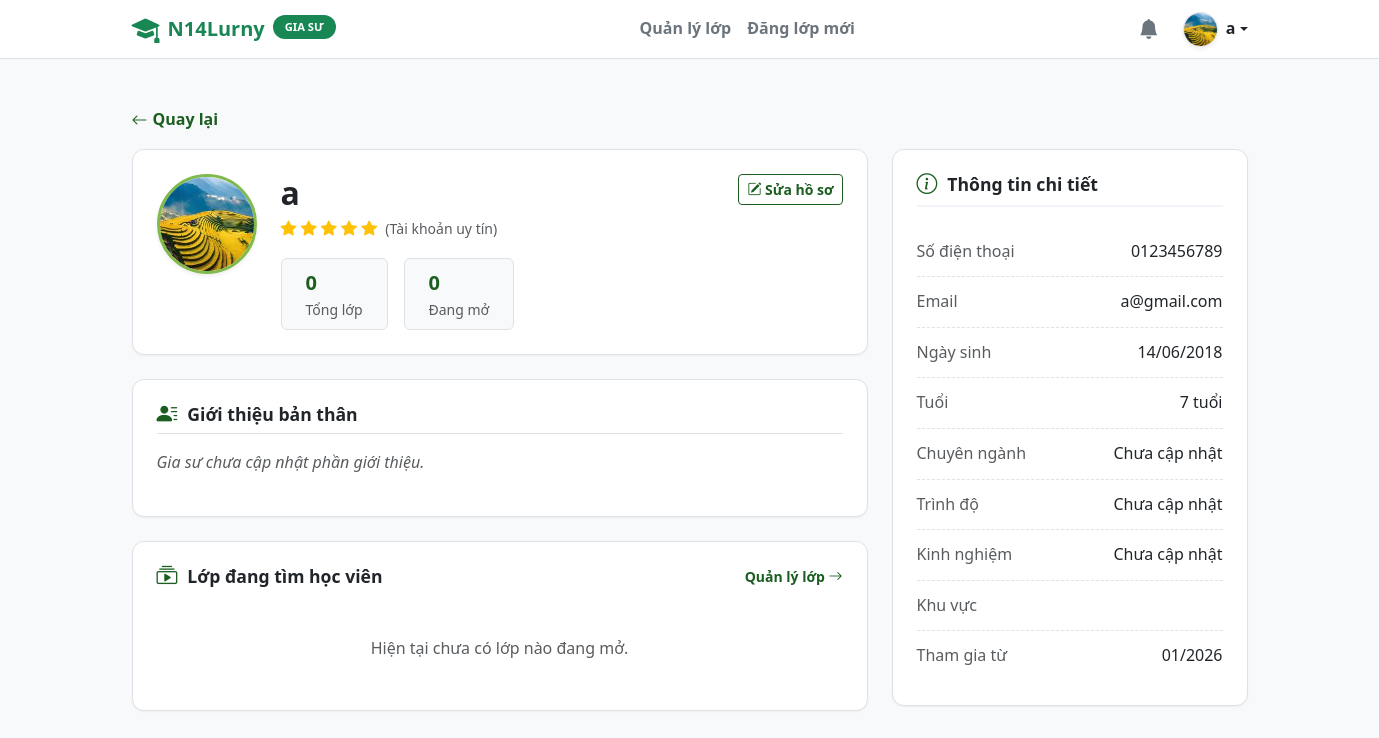
Page /N14Lurny/tutor/view_detail.php (signed in) on the committed database.
### tables this page shows
CREATE TABLE `users` (
  `id` int(11) NOT NULL,
  `full_name` varchar(100) NOT NULL,
  `email` varchar(100) NOT NULL,
  `password` varchar(255) NOT NULL,
  `role` enum('admin','tutor','student') NOT NULL DEFAULT 'student',
  `avatar` varchar(255) DEFAULT NULL,
  `dob` date DEFAULT NULL,
  `gender` enum('Nam','Nữ','Khác') DEFAULT 'Nam',
  `phone` varchar(20) DEFAULT NULL,
  `bio` text DEFAULT NULL COMMENT 'Giới thiệu bản thân',
  `major` varchar(100) DEFAULT NULL COMMENT 'Chuyên ngành',
  `degree` varchar(100) DEFAULT NULL COMMENT 'Bằng cấp/Trình độ',
  `experience` varchar(100) DEFAULT NULL COMMENT 'Kinh nghiệm',
  `address` varchar(255) DEFAULT NULL COMMENT 'Địa chỉ/Khu vực',
  `school` varchar(255) DEFAULT NULL,
  `grade` varchar(50) DEFAULT NULL,
  `created_at` timestamp NOT NULL DEFAULT current_timestamp(),
  `warnings_count` int(11) DEFAULT 0 COMMENT 'Số lần bị cảnh cáo',
  `is_banned` tinyint(1) DEFAULT 0 COMMENT '1: Bị cấm dạy, 0: Bình thường'
);

### N14Lurny/tutor/view_detail.php (the view, shortened to what this page needs)
<?php
include '../includes/header_tutor.php';
require_once '../config/db.php';
$tutor_id = 0;
if (isset($_GET['id']) && is_numeric($_GET['id'])) {
    $tutor_id = intval($_GET['id']);
} elseif (isset($_SESSION['user_id'])) {
    $tutor_id = $_SESSION['user_id'];
} else {
    echo "<script>alert('Không tìm thấy thông tin!'); window.history.back();</script>"; exit();
}
$sql_user = "SELECT * FROM users WHERE id = ?";
$stmt = $conn->prepare($sql_user);
$stmt->bind_param("i", $tutor_id);
$stmt->execute();
$user_res = $stmt->get_result();
$tutor = $user_res->fetch_assoc();
$avatar_path = "../assets/uploads/avatars/" . ($tutor['avatar'] ?? '');
$has_avatar = !empty($tutor['avatar']) && file_exists($avatar_path);
$initials = mb_strtoupper(mb_substr($tutor['full_name'], 0, 1, "UTF-8"));
if (!empty($tutor['dob']) && $tutor['dob'] != '0000-00-00') {
    $dob_date = new DateTime($tutor['dob']);
    $now = new DateTime();
    $age = $now->diff($dob_date)->y;
    $age_display = $age . ' tuổi';
    $dob_display = date('d/m/Y', strtotime($tutor['dob']));
} else {
    $age_display = 'Chưa cập nhật'; $dob_display = 'Chưa cập nhật';
}
$count_all = $conn->query("SELECT COUNT(*) as total FROM classes WHERE tutor_id = $tutor_id")->fetch_assoc()['total'];
$count_active = $conn->query("SELECT COUNT(*) as total FROM classes WHERE tutor_id = $tutor_id AND status = 'active'")->fetch_assoc()['total'];
$sql_classes = "SELECT * FROM classes WHERE tutor_id = ? AND status = 'active' ORDER BY created_at DESC LIMIT 4";
$stmt_classes = $conn->prepare($sql_classes);
$stmt_classes->bind_param("i", $tutor_id);
$stmt_classes->execute();
$res_classes = $stmt_classes->get_result();
$is_owner = (isset($_SESSION['user_id']) && $_SESSION['user_id'] == $tutor_id);
?>
<!DOCTYPE html>
<html lang="vi">
<head>
  <link href="https://cdn.jsdelivr.net/npm/bootstrap@5.3.2/dist/css/bootstrap.min.css" rel="stylesheet">
  <link href="https://cdn.jsdelivr.net/npm/bootstrap-icons@1.11.1/font/bootstrap-icons.css" rel="stylesheet">
  <link rel="stylesheet" href="../assets/css/tutor.css">
</head>
<body class="bg-light">
<div class="container py-5">
  <a href="javascript:history.back()" class="back-link mb-3">
      <i class="bi bi-arrow-left"></i> Quay lại
  </a>
  <div class="row g-4">
    <div class="col-lg-8">
      <div class="card card-detail mb-4">
        <div class="d-flex flex-column flex-md-row gap-4 align-items-center align-items-md-start text-center text-md-start">
            <?php if($has_avatar): ?>
                <img src="<?= $avatar_path ?>" class="rounded-circle object-fit-cover shadow-sm" style="width: 100px; height: 100px; border: 3px solid #80BA4C;">
            <?php else: ?>
                <div class="avatar-circle" style="width: 100px; height: 100px; font-size: 40px; margin: 0;"><?= $initials ?></div>
            <?php endif; ?>
            <div class="flex-grow-1">
                <h2 class="fw-bold mb-1 text-dark"><?= htmlspecialchars($tutor['full_name']) ?></h2>
                <div class="text-warning mb-3"><i class="bi bi-star-fill"></i> <i class="bi bi-star-fill"></i> <i class="bi bi-star-fill"></i> <i class="bi bi-star-fill"></i> <i class="bi bi-star-fill"></i> <span class="text-muted small ms-1">(Tài khoản uy tín)</span></div>
                <div class="d-flex gap-3 justify-content-center justify-content-md-start">
                    <div class="bg-light px-4 py-2 rounded border"><strong class="d-block text-brand fs-5"><?= $count_all ?></strong> <small class="text-muted">Tổng lớp</small></div>
                    <div class="bg-light px-4 py-2 rounded border"><strong class="d-block text-brand fs-5"><?= $count_active ?></strong> <small class="text-muted">Đang mở</small></div>
                </div>
            </div>
            <?php if($is_owner): ?>
            <div><a href="personal_profile.php" class="btn btn-outline-primary btn-sm"><i class="bi bi-pencil-square"></i> Sửa hồ sơ</a></div>
            <?php endif; ?>
        </div>
      </div>
      <div class="card card-detail mb-4">
         <div class="d-flex justify-content-between align-items-center mb-3 border-bottom pb-2">
             <h5 class="section-title mb-0 border-0 p-0"><i class="bi bi-person-lines-fill"></i> Giới thiệu bản thân</h5>
         </div>
         <div class="text-dark" style="line-height: 1.6;">
             <?php if (!empty($tutor['bio'])): ?>
                 <?= nl2br(htmlspecialchars($tutor['bio'])) ?>
             <?php else: ?>
                 <p class="text-muted fst-italic">Gia sư chưa cập nhật phần giới thiệu.</p>
             <?php endif; ?>
         </div>
      </div>
      <div class="card card-detail">
        <div class="d-flex justify-content-between align-items-center mb-4">
          <h5 class="section-title mb-0 border-0 p-0"><i class="bi bi-collection-play"></i> Lớp đang tìm học viên</h5>
          <?php if($is_owner): ?>
            <a href="class_management.php" class="text-brand text-decoration-none small fw-bold">Quản lý lớp <i class="bi bi-arrow-right"></i></a>
          <?php endif; ?>
        </div>
        <?php if ($res_classes->num_rows > 0): ?>
        <div class="row g-3">
            <?php while($class = $res_classes->fetch_assoc()): ?>
            <div class="col-md-6">
                <div class="border rounded p-3 h-100 bg-white hover-shadow transition-all position-relative">
                    <div class="mb-2">
                         <span class="badge green"><?= htmlspecialchars($class['subject']) ?></span>
                         <span class="badge gray small"><?= htmlspecialchars($class['method']) ?></span>
                    </div>
                    <h6 class="fw-bold text-dark mb-2">
                        <a href="see_details.php?id=<?= $class['id'] ?>" class="text-decoration-none text-dark stretched-link">
                            <?= htmlspecialchars($class['title']) ?>
                        </a>
                    </h6>
                    <div class="text-primary fw-bold mb-2"><?= htmlspecialchars($class['price']) ?></div>
                    <ul class="list-unstyled small text-muted mb-3">
                        <li class="mb-1"><i class="bi bi-mortarboard me-2"></i> <?= htmlspecialchars($class['grade']) ?></li>
                        <li><i class="bi bi-geo-alt me-2"></i> <?= htmlspecialchars($class['location']) ?></li>
                    </ul>
                </div>
            </div>
            <?php endwhile; ?>
        </div>
        <?php else: ?>
            <div class="text-center text-muted py-4">Hiện tại chưa có lớp nào đang mở.</div>
        <?php endif; ?>
      </div>
    </div>
    <div class="col-lg-4">
      <div class="card card-detail">
        <h5 class="section-title"><i class="bi bi-info-circle"></i> Thông tin chi tiết</h5>
        <ul class="list-unstyled m-0">
            <li class="info-list-item"><span class="text-muted">Số điện thoại</span><span class="fw-medium text-end ps-2 text-dark"><?= htmlspecialchars($tutor['phone'] ?? 'Chưa cập nhật') ?></span></li>
            <li class="info-list-item"><span class="text-muted">Email</span><span class="fw-medium text-end ps-2 text-dark"><?= htmlspecialchars($tutor['email']) ?></span></li>
            <li class="info-list-item"><span class="text-muted">Ngày sinh</span><span class="fw-medium text-end ps-2 text-dark"><?= $dob_display ?></span></li>
            <li class="info-list-item"><span class="text-muted">Tuổi</span><span class="fw-medium text-end ps-2 text-dark"><?= $age_display ?></span></li>
            <li class="info-list-item"><span class="text-muted">Chuyên ngành</span><span class="fw-medium text-end ps-2"><?= htmlspecialchars($tutor['major'] ?? 'Chưa cập nhật') ?></span></li>
            <li class="info-list-item"><span class="text-muted">Trình độ</span><span class="fw-medium text-end ps-2"><?= htmlspecialchars($tutor['degree'] ?? 'Chưa cập nhật') ?></span></li>
            <li class="info-list-item"><span class="text-muted">Kinh nghiệm</span><span class="fw-medium text-end ps-2"><?= htmlspecialchars($tutor['experience'] ?? 'Chưa cập nhật') ?></span></li>
            <li class="info-list-item"><span class="text-muted">Khu vực</span><span class="fw-medium text-end ps-2"><?= htmlspecialchars($tutor['address'] ?? 'Chưa cập nhật') ?></span></li>
            <li class="info-list-item border-0"><span class="text-muted">Tham gia từ</span><span class="fw-medium"><?= date('m/Y', strtotime($tutor['created_at'])) ?></span></li>
        </ul>
      </div>
    </div>
  </div>
</div>
</body>
</html>

### N14Lurny/includes/header_tutor.php (shortened to what this page needs)
<?php
$base_url = '/N14Lurny';
$current_page = basename($_SERVER['PHP_SELF']);
$user_avatar = '';
$fullname = $_SESSION['fullname'] ?? 'Gia sư';
$firstLetter = mb_substr($fullname, 0, 1, 'UTF-8');
if (isset($_SESSION['user_id'])) {
    require_once dirname(__FILE__) . '/../config/db.php';
    $uid = $_SESSION['user_id'];
    $u_res = $conn->query("SELECT avatar, email FROM users WHERE id=$uid");
    if($u_res && $u_row = $u_res->fetch_assoc()) {
        $user_avatar = $u_row['avatar'];
    }
}
?>
<nav class="navbar navbar-expand-lg bg-white border-bottom py-2 fixed-top-nav" style="position: relative; z-index: 1050;">
  <div class="container">
    <a class="navbar-brand fw-bold text-success d-flex align-items-center" href="<?= $base_url ?>/tutor/class_management.php">
        <i class="bi bi-mortarboard-fill me-2 fs-3"></i> N14Lurny <span class="badge bg-success ms-2" style="font-size: 0.7rem;">GIA SƯ</span>
    </a>
    <div class="collapse navbar-collapse" id="navbarContent">
        <ul class="navbar-nav mx-auto mb-2 mb-lg-0">
            <li class="nav-item">
                <a class="nav-link <?= ($current_page == 'class_management.php') ? 'active' : '' ?>" href="<?= $base_url ?>/tutor/class_management.php">Quản lý lớp</a>
            </li>
            <li class="nav-item">
                <a class="nav-link <?= ($current_page == 'new_class.php') ? 'active' : '' ?>" href="<?= $base_url ?>/tutor/new_class.php">Đăng lớp mới</a>
            </li>
        </ul>
      <div class="d-flex align-items-center">
        <?php if (isset($_SESSION['user_id'])): ?>
            <div class="dropdown me-4">
                <a href="#" class="text-secondary position-relative text-decoration-none" id="notifDropdown" data-bs-toggle="dropdown" aria-expanded="false">
                    <i class="bi bi-bell-fill fs-5"></i>
                </a>
            </div>
            <div class="dropdown">
                <a href="#" class="d-flex align-items-center text-decoration-none dropdown-toggle text-dark" id="tutorDropdown" data-bs-toggle="dropdown" aria-expanded="false">
                    <?php if (!empty($user_avatar) && file_exists(dirname(__FILE__) . '/../assets/uploads/avatars/' . $user_avatar)): ?>
                        <img src="<?= $base_url ?>/assets/uploads/avatars/<?= $user_avatar ?>" class="rounded-circle me-2 object-fit-cover shadow-sm border" style="width: 35px; height: 35px;">
                    <?php else: ?>
                        <div class="rounded-circle bg-success text-white d-flex align-items-center justify-content-center me-2 fw-bold" style="width: 35px; height: 35px;">
                            <?= $firstLetter ?>
                        </div>
                    <?php endif; ?>
                    <span class="fw-bold d-none d-sm-block"><?= htmlspecialchars($fullname); ?></span>
                </a>
            </div>
        <?php else: ?>
            <a href="<?= $base_url ?>/auth/login_register.php" class="btn btn-outline-success me-2 fw-semibold">Đăng nhập</a>
            <a href="<?= $base_url ?>/auth/login_register.php" class="btn btn-success fw-semibold">Đăng ký</a>
        <?php endif; ?>
      </div>
    </div>
  </div>
</nav>

### N14Lurny/assets/css/tutor.css (style rules this page uses)
:root { --brand-color: #1b5e20; --brand-dark: #144518; --primary-color: #1b5e20; --primary-dark: #144518; --text-dark: #212529; --text-gray: #6c757d; --bg-body: #f8f9fa; --bg-light: #ffffff; --danger: #dc3545; --warning: #ffc107; --success: #198754; --border-color: #dee2e6; --radius: 12px; --shadow-sm: 0 1px 2px 0 rgba(0, 0, 0, 0.05); --shadow-md: 0 4px 6px -1px rgba(0, 0, 0, 0.1); }
body { font-family: 'Segoe UI', Roboto, Helvetica, Arial, sans-serif; background-color: var(--bg-body); color: var(--text-dark); line-height: 1.6; }
a { text-decoration: none; color: inherit; transition: 0.2s; }
ul { list-style: none; padding: 0; margin: 0; }
.btn-outline-primary { color: var(--brand-color) !important; border-color: var(--brand-color) !important; font-weight: 600; }
.card, .form-card { background: #fff; border-radius: var(--radius); border: 1px solid var(--border-color); box-shadow: var(--shadow-sm); margin-bottom: 20px; overflow: hidden; }
.card-detail { border: none; box-shadow: var(--shadow-sm); border-radius: var(--radius); background: white; padding: 1.5rem; margin-bottom: 1.5rem; border: 1px solid var(--border-color); }
.section-title { font-size: 1.1rem; font-weight: 700; color: var(--text-dark); margin-bottom: 20px; padding-bottom: 10px; border-bottom: 2px solid #f1f5f9; display: flex; align-items: center; gap: 10px; }
.section-title i { color: var(--brand-color); font-size: 1.3rem; }
.badge { padding: 6px 12px; border-radius: 50px; font-size: 0.75rem; font-weight: 600; display: inline-block; margin-right: 4px; margin-bottom: 4px; }
.back-link { color: var(--brand-color); font-weight: 600; display: inline-flex; align-items: center; gap: 5px; }
.text-brand { color: var(--brand-color) !important; }
.info-list-item { display: flex; justify-content: space-between; align-items: center; padding: 12px 0; border-bottom: 1px dashed var(--border-color); }
.info-list-item:last-child { border-bottom: none; }
.navbar-nav .nav-link { position: relative; font-weight: 600; color: var(--text-gray); transition: color 0.3s ease; }
.navbar-nav .nav-link::after { content: ''; position: absolute; width: 0; height: 3px; bottom: 0; left: 50%; background-color: var(--brand-color); transition: all 0.3s ease; transform: translateX(-50%); border-radius: 2px; }

### rows in the picture
users: avatar (picture), full_name "a", phone "0123456789", email "a@gmail.com", dob "14/06/2018", dob "7 tuổi", major "Chưa cập nhật", degree "Chưa cập nhật", experience "Chưa cập nhật", created_at "01/2026"

### other values in the picture
$fullname "a"
$count_all "0"
$count_active "0"
